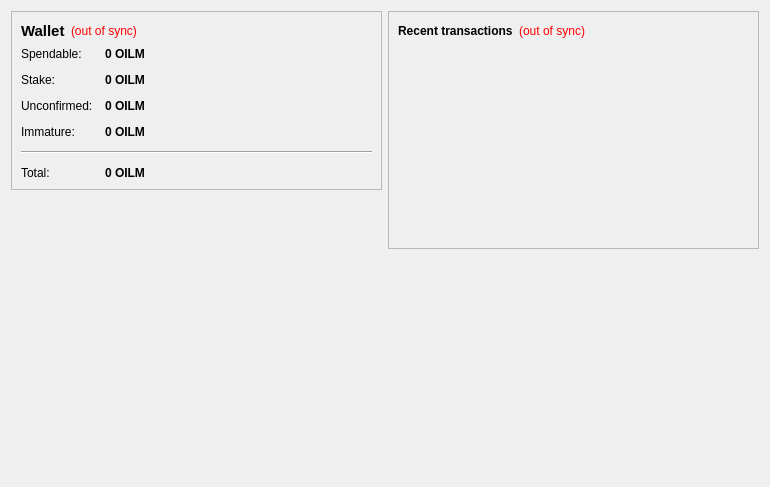
<?xml version="1.0" encoding="UTF-8"?>
<ui version="4.0">
 <class>OverviewPage</class>
 <widget class="QWidget" name="OverviewPage">
  <property name="geometry">
   <rect>
    <x>0</x>
    <y>0</y>
    <width>770</width>
    <height>487</height>
   </rect>
  </property>
  <property name="windowTitle">
   <string>Form</string>
  </property>
  <layout class="QHBoxLayout" name="horizontalLayout" stretch="1,1">
   <item>
    <layout class="QVBoxLayout" name="verticalLayout_2">
     <item>
      <widget class="QFrame" name="frame">
       <property name="frameShape">
        <enum>QFrame::StyledPanel</enum>
       </property>
       <property name="frameShadow">
        <enum>QFrame::Raised</enum>
       </property>
       <layout class="QVBoxLayout" name="verticalLayout_4">
        <item>
         <layout class="QHBoxLayout" name="horizontalLayout_4">
          <item>
           <widget class="QLabel" name="label_5">
            <property name="font">
             <font>
              <pointsize>11</pointsize>
              <weight>75</weight>
              <bold>true</bold>
             </font>
            </property>
            <property name="text">
             <string>Wallet</string>
            </property>
           </widget>
          </item>
          <item>
           <widget class="QLabel" name="labelWalletStatus">
            <property name="toolTip">
             <string>The displayed information may be out of date. Your wallet automatically synchronizes with the oilminer network after a connection is established, but this process has not completed yet.</string>
            </property>
            <property name="styleSheet">
             <string notr="true">QLabel { color: red; }</string>
            </property>
            <property name="text">
             <string notr="true">(out of sync)</string>
            </property>
            <property name="alignment">
             <set>Qt::AlignLeading|Qt::AlignLeft|Qt::AlignVCenter</set>
            </property>
           </widget>
          </item>
          <item>
           <spacer name="horizontalSpacer_2">
            <property name="orientation">
             <enum>Qt::Horizontal</enum>
            </property>
            <property name="sizeHint" stdset="0">
             <size>
              <width>40</width>
              <height>20</height>
             </size>
            </property>
           </spacer>
          </item>
         </layout>
        </item>
        <item>
         <layout class="QFormLayout" name="formLayout_2">
          <property name="fieldGrowthPolicy">
           <enum>QFormLayout::AllNonFixedFieldsGrow</enum>
          </property>
          <property name="horizontalSpacing">
           <number>12</number>
          </property>
          <property name="verticalSpacing">
           <number>12</number>
          </property>
          <item row="0" column="0">
           <widget class="QLabel" name="label">
            <property name="text">
             <string>Spendable:</string>
            </property>
           </widget>
          </item>
          <item row="0" column="1">
           <widget class="QLabel" name="labelBalance">
            <property name="font">
             <font>
              <weight>75</weight>
              <bold>true</bold>
             </font>
            </property>
            <property name="cursor">
             <cursorShape>IBeamCursor</cursorShape>
            </property>
            <property name="toolTip">
             <string>Your current spendable balance</string>
            </property>
            <property name="text">
             <string notr="true">0 OILM</string>
            </property>
            <property name="textInteractionFlags">
             <set>Qt::LinksAccessibleByMouse|Qt::TextSelectableByKeyboard|Qt::TextSelectableByMouse</set>
            </property>
           </widget>
          </item>
          <item row="1" column="0">
           <widget class="QLabel" name="label_6">
            <property name="text">
             <string>Stake:</string>
            </property>
           </widget>
          </item>
          <item row="1" column="1">
           <widget class="QLabel" name="labelStake">
            <property name="font">
             <font>
              <weight>75</weight>
              <bold>true</bold>
             </font>
            </property>
            <property name="cursor">
             <cursorShape>IBeamCursor</cursorShape>
            </property>
            <property name="toolTip">
             <string>Total of coins that was staked, and do not yet count toward the current balance</string>
            </property>
            <property name="text">
             <string notr="true">0 OILM</string>
            </property>
            <property name="textInteractionFlags">
             <set>Qt::LinksAccessibleByMouse|Qt::TextSelectableByKeyboard|Qt::TextSelectableByMouse</set>
            </property>
           </widget>
          </item>
          <item row="2" column="0">
           <widget class="QLabel" name="label_3">
            <property name="text">
             <string>Unconfirmed:</string>
            </property>
           </widget>
          </item>
          <item row="2" column="1">
           <widget class="QLabel" name="labelUnconfirmed">
            <property name="font">
             <font>
              <weight>75</weight>
              <bold>true</bold>
             </font>
            </property>
            <property name="cursor">
             <cursorShape>IBeamCursor</cursorShape>
            </property>
            <property name="toolTip">
             <string>Total of transactions that have yet to be confirmed, and do not yet count toward the current balance</string>
            </property>
            <property name="text">
             <string notr="true">0 OILM</string>
            </property>
            <property name="textInteractionFlags">
             <set>Qt::LinksAccessibleByMouse|Qt::TextSelectableByKeyboard|Qt::TextSelectableByMouse</set>
            </property>
           </widget>
          </item>
          <item row="3" column="0">
           <widget class="QLabel" name="labelImmatureText">
            <property name="text">
             <string>Immature:</string>
            </property>
           </widget>
          </item>
          <item row="3" column="1">
           <widget class="QLabel" name="labelImmature">
            <property name="font">
             <font>
              <weight>75</weight>
              <bold>true</bold>
             </font>
            </property>
            <property name="toolTip">
             <string>Mined balance that has not yet matured</string>
            </property>
            <property name="text">
             <string notr="true">0 OILM</string>
            </property>
            <property name="textInteractionFlags">
             <set>Qt::LinksAccessibleByMouse|Qt::TextSelectableByKeyboard|Qt::TextSelectableByMouse</set>
            </property>
           </widget>
          </item>
          <item row="4" column="0" colspan="2">
           <widget class="Line" name="line">
            <property name="orientation">
             <enum>Qt::Horizontal</enum>
            </property>
           </widget>
          </item>
          <item row="5" column="0">
           <widget class="QLabel" name="labelTotalText">
            <property name="text">
             <string>Total:</string>
            </property>
           </widget>
          </item>
          <item row="5" column="1">
           <widget class="QLabel" name="labelTotal">
            <property name="font">
             <font>
              <weight>75</weight>
              <bold>true</bold>
             </font>
            </property>
            <property name="cursor">
             <cursorShape>IBeamCursor</cursorShape>
            </property>
            <property name="toolTip">
             <string>Your current total balance</string>
            </property>
            <property name="text">
             <string notr="true">0 OILM</string>
            </property>
            <property name="textInteractionFlags">
             <set>Qt::LinksAccessibleByMouse|Qt::TextSelectableByKeyboard|Qt::TextSelectableByMouse</set>
            </property>
           </widget>
          </item>
         </layout>
        </item>
       </layout>
      </widget>
     </item>
     <item>
      <spacer name="verticalSpacer">
       <property name="orientation">
        <enum>Qt::Vertical</enum>
       </property>
       <property name="sizeHint" stdset="0">
        <size>
         <width>20</width>
         <height>40</height>
        </size>
       </property>
      </spacer>
     </item>
     <item>
      <widget class="QLabel" name="label_2">
       <property name="autoFillBackground">
        <bool>true</bool>
       </property>
       <property name="text">
        <string/>
       </property>
       <property name="pixmap">
        <pixmap resource="../bitcoin.qrc">:/icons/coinbg</pixmap>
       </property>
       <property name="scaledContents">
        <bool>false</bool>
       </property>
       <property name="margin">
        <number>0</number>
       </property>
      </widget>
     </item>
    </layout>
   </item>
   <item>
    <layout class="QVBoxLayout" name="verticalLayout_3">
     <item>
      <widget class="QFrame" name="frame_2">
       <property name="frameShape">
        <enum>QFrame::StyledPanel</enum>
       </property>
       <property name="frameShadow">
        <enum>QFrame::Raised</enum>
       </property>
       <layout class="QVBoxLayout" name="verticalLayout">
        <item>
         <layout class="QHBoxLayout" name="horizontalLayout_2">
          <item>
           <widget class="QLabel" name="label_4">
            <property name="text">
             <string>&lt;b&gt;Recent transactions&lt;/b&gt;</string>
            </property>
           </widget>
          </item>
          <item>
           <widget class="QLabel" name="labelTransactionsStatus">
            <property name="toolTip">
             <string>The displayed information may be out of date. Your wallet automatically synchronizes with the oilminer network after a connection is established, but this process has not completed yet.</string>
            </property>
            <property name="styleSheet">
             <string notr="true">QLabel { color: red; }</string>
            </property>
            <property name="text">
             <string notr="true">(out of sync)</string>
            </property>
            <property name="alignment">
             <set>Qt::AlignRight|Qt::AlignTrailing|Qt::AlignVCenter</set>
            </property>
           </widget>
          </item>
          <item>
           <spacer name="horizontalSpacer">
            <property name="orientation">
             <enum>Qt::Horizontal</enum>
            </property>
            <property name="sizeHint" stdset="0">
             <size>
              <width>40</width>
              <height>20</height>
             </size>
            </property>
           </spacer>
          </item>
         </layout>
        </item>
        <item>
         <widget class="QListView" name="listTransactions">
          <property name="styleSheet">
           <string notr="true">QListView { background: transparent; }</string>
          </property>
          <property name="frameShape">
           <enum>QFrame::NoFrame</enum>
          </property>
          <property name="verticalScrollBarPolicy">
           <enum>Qt::ScrollBarAlwaysOff</enum>
          </property>
          <property name="horizontalScrollBarPolicy">
           <enum>Qt::ScrollBarAlwaysOff</enum>
          </property>
          <property name="selectionMode">
           <enum>QAbstractItemView::NoSelection</enum>
          </property>
         </widget>
        </item>
       </layout>
      </widget>
     </item>
     <item>
      <spacer name="verticalSpacer_2">
       <property name="orientation">
        <enum>Qt::Vertical</enum>
       </property>
       <property name="sizeHint" stdset="0">
        <size>
         <width>20</width>
         <height>40</height>
        </size>
       </property>
      </spacer>
     </item>
    </layout>
   </item>
  </layout>
 </widget>
 <resources/>
 <connections/>
</ui>
